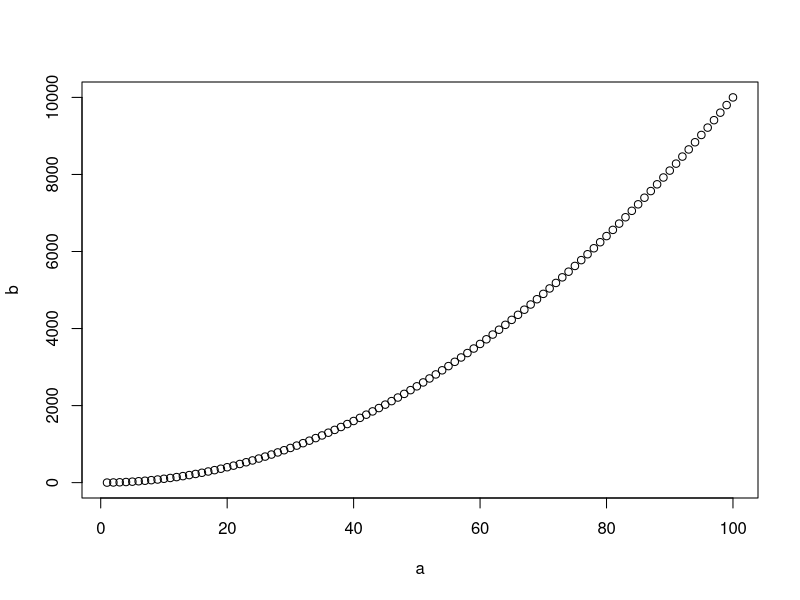

The R source for this figure:
## ---- chunk 1
#| label: 5feceb66
a <- 1:100
b <- a^2
plot(a,b)
